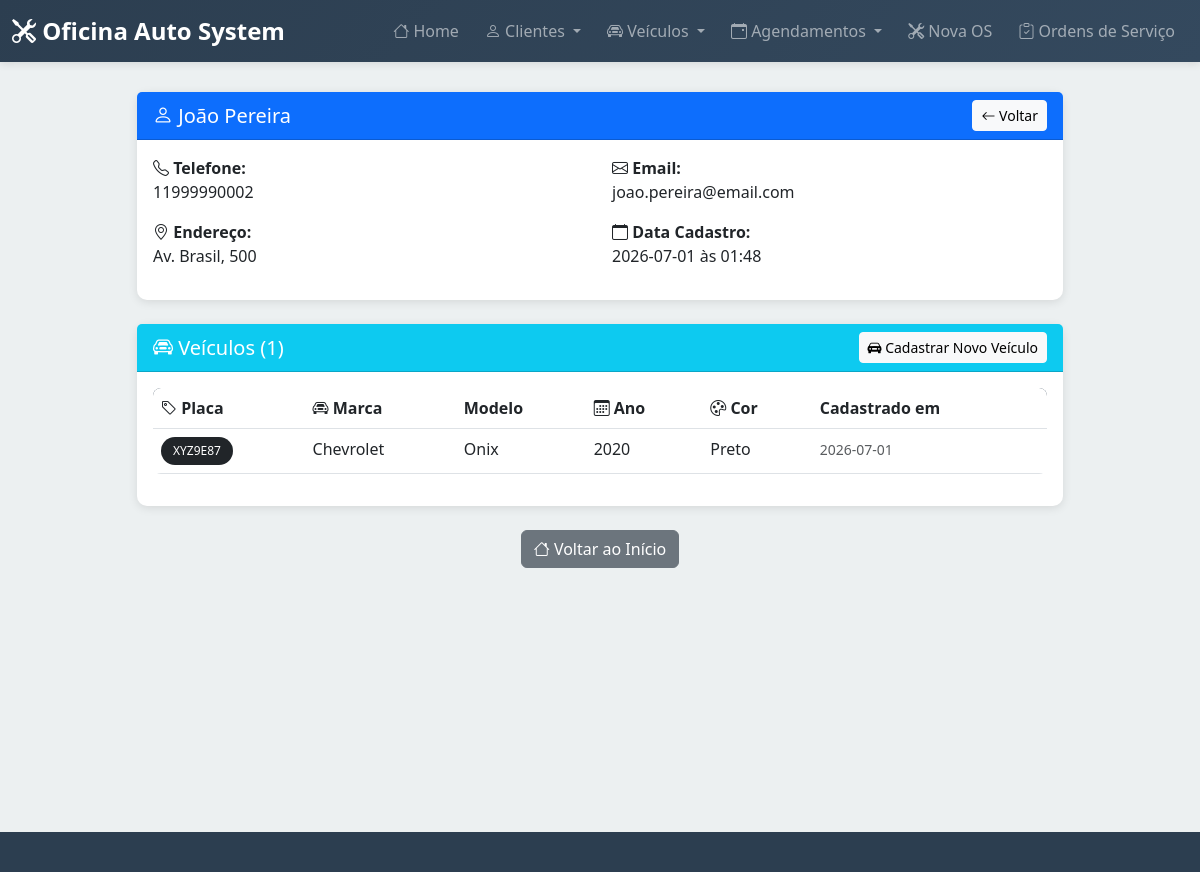
/cliente/2, run on the app's committed database.
### tables this page shows
CREATE TABLE clientes (
        id INTEGER PRIMARY KEY AUTOINCREMENT,
        nome TEXT NOT NULL,
        telefone TEXT NOT NULL,
        email TEXT,
        endereco TEXT,
        data_cadastro TIMESTAMP DEFAULT CURRENT_TIMESTAMP
    );

CREATE TABLE veiculos (
        id INTEGER PRIMARY KEY AUTOINCREMENT,
        cliente_id INTEGER NOT NULL,
        placa TEXT NOT NULL UNIQUE,
        marca TEXT NOT NULL,
        modelo TEXT NOT NULL,
        ano INTEGER,
        cor TEXT,
        data_cadastro TIMESTAMP DEFAULT CURRENT_TIMESTAMP,
        FOREIGN KEY (cliente_id) REFERENCES clientes(id)
    );

### app.py (the view)
@app.route("/cliente/<int:cliente_id>")
def detalhes_cliente(cliente_id):
    db = get_db()
    cursor = db.cursor()
    cursor.execute("SELECT * FROM clientes WHERE id = ?", (cliente_id,))
    cliente = cursor.fetchone()
    if not cliente:
        return "Cliente não encontrado", 404
    cursor.execute(
        "SELECT * FROM veiculos WHERE cliente_id = ? ORDER BY data_cadastro DESC",
        (cliente_id,),
    )
    veiculos = cursor.fetchall()
    db.close()
    return render_template(
        "detalhes_cliente.html", cliente=cliente, veiculos=veiculos
    )

### app.py (called while the page is built)
def get_db():
    db = sqlite3.connect(app.config["DATABASE"])
    db.row_factory = sqlite3.Row
    return db

### templates/detalhes_cliente.html (shortened to what this page needs)
{% extends "base.html" %}
{% block content %}
<div class="row">
    <div class="col-lg-10 mx-auto">
        <div class="card mb-4">
            <div class="card-header bg-primary text-white">
                <div class="row align-items-center">
                    <div class="col">
                        <h5 class="mb-0"><i class="bi bi-person"></i> {{ cliente['nome'] }}</h5>
                    </div>
                    <div class="col-auto">
                        <a href="/consulta-cliente" class="btn btn-light btn-sm">
                            <i class="bi bi-arrow-left"></i> Voltar
                        </a>
                    </div>
                </div>
            </div>
            <div class="card-body">
                <div class="row">
                    <div class="col-md-6">
                        <p><strong><i class="bi bi-telephone"></i> Telefone:</strong><br>{{ cliente['telefone'] }}</p>
                    </div>
                    <div class="col-md-6">
                        <p>
                            <strong><i class="bi bi-envelope"></i> Email:</strong><br>
                            {% if cliente['email'] %}
                                {{ cliente['email'] }}
                            {% else %}
                                <span class="text-muted">Não informado</span>
                            {% endif %}
                        </p>
                    </div>
                </div>
                <div class="row">
                    <div class="col-md-6">
                        <p>
                            <strong><i class="bi bi-geo-alt"></i> Endereço:</strong><br>
                            {% if cliente['endereco'] %}
                                {{ cliente['endereco'] }}
                            {% else %}
                                <span class="text-muted">Não informado</span>
                            {% endif %}
                        </p>
                    </div>
                    <div class="col-md-6">
                        <p>
                            <strong><i class="bi bi-calendar"></i> Data Cadastro:</strong><br>
                            {{ cliente['data_cadastro'][:10] }} às {{ cliente['data_cadastro'][11:16] }}
                        </p>
                    </div>
                </div>
            </div>
        </div>
        <div class="card">
            <div class="card-header bg-info text-white">
                <div class="row align-items-center">
                    <div class="col">
                        <h5 class="mb-0">
                            <i class="bi bi-car-front"></i>
                            Veículos ({{ veiculos|length }})
                        </h5>
                    </div>
                    <div class="col-auto">
                        <a href="/cadastro-veiculo" class="btn btn-light btn-sm">
                            <i class="bi bi-car-front-fill"></i> Cadastrar Novo Veículo
                        </a>
                    </div>
                </div>
            </div>
            <div class="card-body">
                {% if veiculos %}
                    <div class="table-responsive">
                        <table class="table table-hover">
                            <thead>
                                <tr>
                                    <th><i class="bi bi-tag"></i> Placa</th>
                                    <th><i class="bi bi-car-front"></i> Marca</th>
                                    <th>Modelo</th>
                                    <th><i class="bi bi-calendar3"></i> Ano</th>
                                    <th><i class="bi bi-palette"></i> Cor</th>
                                    <th>Cadastrado em</th>
                                </tr>
                            </thead>
                            <tbody>
                                {% for veiculo in veiculos %}
                                <tr>
                                    <td>
                                        <strong>
                                            <span class="badge bg-dark">{{ veiculo['placa'] }}</span>
                                        </strong>
                                    </td>
                                    <td>{{ veiculo['marca'] }}</td>
                                    <td>{{ veiculo['modelo'] }}</td>
                                    <td>
                                        {% if veiculo['ano'] %}
                                            {{ veiculo['ano'] }}
                                        {% else %}
                                            <span class="text-muted">-</span>
                                        {% endif %}
                                    </td>
                                    <td>
                                        {% if veiculo['cor'] %}
                                            {{ veiculo['cor'] }}
                                        {% else %}
                                            <span class="text-muted">-</span>
                                        {% endif %}
                                    </td>
                                    <td>
                                        <small class="text-muted">{{ veiculo['data_cadastro'][:10] }}</small>
                                    </td>
                                </tr>
                                {% endfor %}
                            </tbody>
                        </table>
                    </div>
                {% endif %}
            </div>
        </div>
        <div class="mt-4 text-center">
            <a href="/" class="btn btn-secondary">
                <i class="bi bi-house"></i> Voltar ao Início
            </a>
        </div>
    </div>
</div>
{% endblock %}

### templates/base.html (style rules this page uses)
:root { --primary: #2c3e50; --secondary: #e74c3c; --success: #27ae60; --warning: #f39c12; --info: #3498db; }
body { background-color: #ecf0f1; font-family: 'Segoe UI', Tahoma, Geneva, Verdana, sans-serif; }
.card { border: none; border-radius: 10px; box-shadow: 0 2px 10px rgba(0,0,0,0.1); transition: transform 0.3s ease, box-shadow 0.3s ease; }
.table { background: white; border-radius: 8px; overflow: hidden; }
.table thead { background-color: var(--primary); color: white; }
.badge { padding: 8px 12px; border-radius: 20px; font-weight: 500; }

### data on the page
clientes: nome "João Pereira", telefone "11999990002", email "joao.pereira@email.com", endereco "Av. Brasil, 500", data_cadastro "2026-07-01", data_cadastro "01:48"
veiculos: placa "XYZ9E87", marca "Chevrolet", modelo "Onix", ano "2020", cor "Preto", data_cadastro "2026-07-01"

### other printed values
{{ veiculos|length }} "1"
